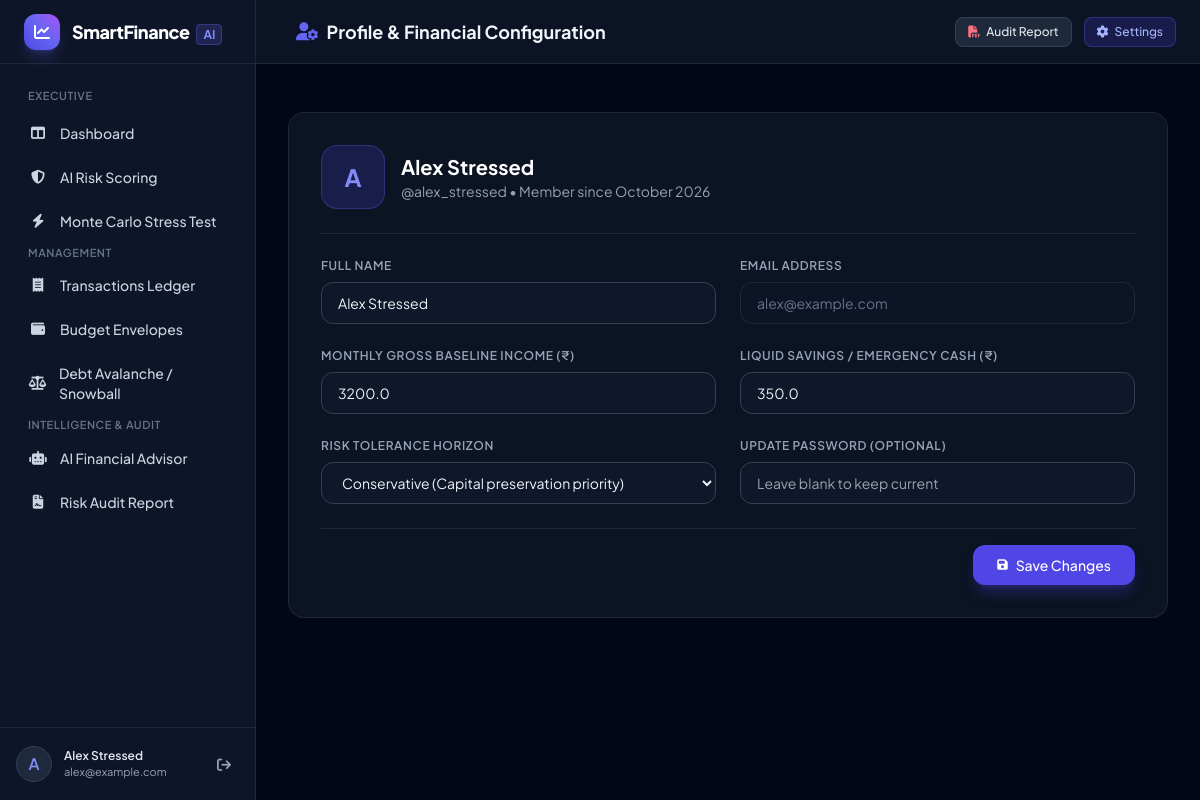
Screenshot of /profile (signed in) with the database file from the repository.
### models.py (models this page shows, shortened)
class User(db.Model):
    __tablename__ = 'users'
    id = db.Column(db.Integer, primary_key=True)
    username = db.Column(db.String(80), unique=True, nullable=False, index=True)
    email = db.Column(db.String(120), unique=True, nullable=False, index=True)
    password_hash = db.Column(db.String(255), nullable=False)
    full_name = db.Column(db.String(100), default='SmartFinance User')
    monthly_income = db.Column(db.Float, default=50000.0)
    liquid_savings = db.Column(db.Float, default=150000.0)
    risk_tolerance = db.Column(db.String(30), default='moderate')  # conservative, moderate, aggressive
    currency = db.Column(db.String(5), default='₹')
    created_at = db.Column(db.DateTime, default=datetime.utcnow)
    transactions = db.relationship('Transaction', backref='user', cascade='all, delete-orphan', lazy='dynamic')
    budgets = db.relationship('Budget', backref='user', cascade='all, delete-orphan', lazy='dynamic')
    debts = db.relationship('Debt', backref='user', cascade='all, delete-orphan', lazy='dynamic')
    risk_assessments = db.relationship('RiskAssessment', backref='user', cascade='all, delete-orphan', lazy='dynamic')
    goals = db.relationship('FinancialGoal', backref='user', cascade='all, delete-orphan', lazy='dynamic')

### routes/auth_routes.py (the view, shortened to what this page needs)
@auth_bp.route('/profile', methods=['GET', 'POST'])
@login_required
def profile():
    user = g.user
    return render_template('profile.html', user=user)

### routes/auth_routes.py (called while the page is built)
def login_required(f):
    @wraps(f)
    def decorated_function(*args, **kwargs):
        if 'user_id' not in session:
            flash('Please log in to access this page.', 'warning')
            return redirect(url_for('auth.login', next=request.url))
        return f(*args, **kwargs)
    return decorated_function

@auth_bp.before_app_request
def load_logged_in_user():
    user_id = session.get('user_id')
    if user_id is None:
        g.user = None
    else:
        g.user = User.query.get(user_id)

### templates/profile.html (shortened to what this page needs)
{% extends "base.html" %}
{% block page_title %}
<i class="fa-solid fa-user-gear text-indigo-500 mr-2"></i>
Profile & Financial Configuration
{% endblock %}
{% block content %}
<div class="max-w-4xl mx-auto space-y-8">
    <div class="glass-card p-6 md:p-8">
        <div class="flex items-center space-x-4 mb-6 pb-6 border-b border-slate-800">
            <div class="w-16 h-16 rounded-2xl bg-indigo-600/20 border border-indigo-500/30 flex items-center justify-center text-2xl font-bold text-indigo-400">
                {{ user.username[0]|upper }}
            </div>
            <div>
                <h2 class="text-xl font-bold text-white">{{ user.full_name or user.username }}</h2>
                <p class="text-sm text-slate-400">@{{ user.username }} • Member since {{ user.created_at.strftime('%B %Y') if user.created_at else 'Recent' }}</p>
            </div>
        </div>
        <form method="POST" action="{{ url_for('auth.profile') }}" class="space-y-6">
            <div class="grid grid-cols-1 md:grid-cols-2 gap-6">
                <div>
                    <label class="block text-xs font-semibold text-slate-400 uppercase tracking-wider mb-2">Full Name</label>
                    <input type="text" name="full_name" value="{{ user.full_name }}"
                           class="w-full px-4 py-2.5 bg-slate-900 border border-slate-700 rounded-xl text-slate-100 text-sm focus:ring-2 focus:ring-indigo-500 focus:outline-none">
                </div>
                <div>
                    <label class="block text-xs font-semibold text-slate-400 uppercase tracking-wider mb-2">Email Address</label>
                    <input type="email" value="{{ user.email }}" disabled
                           class="w-full px-4 py-2.5 bg-slate-900/50 border border-slate-800 rounded-xl text-slate-500 text-sm cursor-not-allowed">
                </div>
                <div>
                    <label class="block text-xs font-semibold text-slate-400 uppercase tracking-wider mb-2">Monthly Gross Baseline Income (₹)</label>
                    <input type="number" step="500" name="monthly_income" value="{{ user.monthly_income }}"
                           class="w-full px-4 py-2.5 bg-slate-900 border border-slate-700 rounded-xl text-slate-100 text-sm focus:ring-2 focus:ring-indigo-500 focus:outline-none">
                </div>
                <div>
                    <label class="block text-xs font-semibold text-slate-400 uppercase tracking-wider mb-2">Liquid Savings / Emergency Cash (₹)</label>
                    <input type="number" step="1000" name="liquid_savings" value="{{ user.liquid_savings }}"
                           class="w-full px-4 py-2.5 bg-slate-900 border border-slate-700 rounded-xl text-slate-100 text-sm focus:ring-2 focus:ring-indigo-500 focus:outline-none">
                </div>
                <div>
                    <label class="block text-xs font-semibold text-slate-400 uppercase tracking-wider mb-2">Risk Tolerance Horizon</label>
                    <select name="risk_tolerance" class="w-full px-4 py-2.5 bg-slate-900 border border-slate-700 rounded-xl text-slate-100 text-sm focus:ring-2 focus:ring-indigo-500 focus:outline-none">
                        <option value="conservative" {% if user.risk_tolerance == 'conservative' %}selected{% endif %}>Conservative (Capital preservation priority)</option>
                    </select>
                </div>
                <div>
                    <label class="block text-xs font-semibold text-slate-400 uppercase tracking-wider mb-2">Update Password (Optional)</label>
                    <input type="password" name="new_password" placeholder="Leave blank to keep current"
                           class="w-full px-4 py-2.5 bg-slate-900 border border-slate-700 rounded-xl text-slate-100 text-sm focus:ring-2 focus:ring-indigo-500 focus:outline-none">
                </div>
            </div>
            <div class="flex justify-end pt-4 border-t border-slate-800">
                <button type="submit" class="px-6 py-2.5 rounded-xl bg-indigo-600 hover:bg-indigo-500 text-white font-medium text-sm shadow-lg shadow-indigo-600/30 transition-all flex items-center space-x-2">
                    <i class="fa-solid fa-floppy-disk text-xs"></i>
                    <span>Save Changes</span>
                </button>
            </div>
        </form>
    </div>
</div>
{% endblock %}

### templates/base.html (shortened to what this page needs)
<!DOCTYPE html>
<html lang="en" class="h-full bg-slate-950 text-slate-100">
<head>
    <script src="https://cdn.tailwindcss.com"></script>
    <link rel="stylesheet" href="https://cdnjs.cloudflare.com/ajax/libs/font-awesome/6.5.1/css/all.min.css">
    <link rel="stylesheet" href="{{ url_for('static', filename='css/custom.css') }}">
</head>
<body class="h-full flex overflow-hidden bg-slate-950 text-slate-100">
    {% if g.user %}
    <aside id="sidebar" class="fixed inset-y-0 left-0 z-40 w-64 bg-slate-900/95 border-r border-slate-800 flex flex-col transition-transform duration-300 md:static md:translate-x-0 -translate-x-full no-print">
        <div class="h-16 flex items-center px-6 border-b border-slate-800 space-x-3">
            <div class="w-9 h-9 rounded-xl bg-gradient-to-tr from-indigo-600 via-indigo-500 to-purple-500 flex items-center justify-center shadow-lg shadow-indigo-500/25">
                <i class="fa-solid fa-chart-line text-white text-base"></i>
            </div>
            <div>
                <span class="font-extrabold text-lg tracking-tight text-white">SmartFinance</span>
                <span class="text-xs font-bold px-1.5 py-0.5 ml-1 rounded bg-indigo-500/20 text-indigo-400 border border-indigo-500/30">AI</span>
            </div>
        </div>
        <nav class="flex-1 px-4 py-6 space-y-1 overflow-y-auto">
            <div class="text-[11px] font-semibold text-slate-500 uppercase tracking-wider px-3 mb-2">Executive</div>
            <a href="{{ url_for('dashboard.index') }}" class="flex items-center px-3 py-2.5 rounded-lg text-sm font-medium transition-all {% if request.endpoint == 'dashboard.index' %}bg-indigo-600 text-white shadow-md shadow-indigo-600/30{% else %}text-slate-300 hover:bg-slate-800/80 hover:text-white{% endif %}">
                <i class="fa-solid fa-table-columns w-5 mr-3 text-center"></i>
                Dashboard
            </a>
            <a href="{{ url_for('risk.assessment') }}" class="flex items-center px-3 py-2.5 rounded-lg text-sm font-medium transition-all {% if request.endpoint == 'risk.assessment' %}bg-indigo-600 text-white shadow-md shadow-indigo-600/30{% else %}text-slate-300 hover:bg-slate-800/80 hover:text-white{% endif %}">
                <i class="fa-solid fa-shield-halved w-5 mr-3 text-center"></i>
                AI Risk Scoring
            </a>
            <a href="{{ url_for('risk.stress_test') }}" class="flex items-center px-3 py-2.5 rounded-lg text-sm font-medium transition-all {% if request.endpoint == 'risk.stress_test' %}bg-indigo-600 text-white shadow-md shadow-indigo-600/30{% else %}text-slate-300 hover:bg-slate-800/80 hover:text-white{% endif %}">
                <i class="fa-solid fa-bolt w-5 mr-3 text-center"></i>
                Monte Carlo Stress Test
            </a>
            <div class="text-[11px] font-semibold text-slate-500 uppercase tracking-wider px-3 mt-6 mb-2">Management</div>
            <a href="{{ url_for('transactions.index') }}" class="flex items-center px-3 py-2.5 rounded-lg text-sm font-medium transition-all {% if request.endpoint == 'transactions.index' %}bg-indigo-600 text-white shadow-md shadow-indigo-600/30{% else %}text-slate-300 hover:bg-slate-800/80 hover:text-white{% endif %}">
                <i class="fa-solid fa-receipt w-5 mr-3 text-center"></i>
                Transactions Ledger
            </a>
            <a href="{{ url_for('budgets.index') }}" class="flex items-center px-3 py-2.5 rounded-lg text-sm font-medium transition-all {% if request.endpoint == 'budgets.index' %}bg-indigo-600 text-white shadow-md shadow-indigo-600/30{% else %}text-slate-300 hover:bg-slate-800/80 hover:text-white{% endif %}">
                <i class="fa-solid fa-wallet w-5 mr-3 text-center"></i>
                Budget Envelopes
            </a>
            <a href="{{ url_for('debts.index') }}" class="flex items-center px-3 py-2.5 rounded-lg text-sm font-medium transition-all {% if request.endpoint == 'debts.index' %}bg-indigo-600 text-white shadow-md shadow-indigo-600/30{% else %}text-slate-300 hover:bg-slate-800/80 hover:text-white{% endif %}">
                <i class="fa-solid fa-scale-balanced w-5 mr-3 text-center"></i>
                Debt Avalanche / Snowball
            </a>
            <div class="text-[11px] font-semibold text-slate-500 uppercase tracking-wider px-3 mt-6 mb-2">Intelligence & Audit</div>
            <a href="{{ url_for('advisor.index') }}" class="flex items-center px-3 py-2.5 rounded-lg text-sm font-medium transition-all {% if request.endpoint == 'advisor.index' %}bg-indigo-600 text-white shadow-md shadow-indigo-600/30{% else %}text-slate-300 hover:bg-slate-800/80 hover:text-white{% endif %}">
                <i class="fa-solid fa-robot w-5 mr-3 text-center"></i>
                AI Financial Advisor
            </a>
            <a href="{{ url_for('report.index') }}" class="flex items-center px-3 py-2.5 rounded-lg text-sm font-medium transition-all {% if request.endpoint == 'report.index' %}bg-indigo-600 text-white shadow-md shadow-indigo-600/30{% else %}text-slate-300 hover:bg-slate-800/80 hover:text-white{% endif %}">
                <i class="fa-solid fa-file-contract w-5 mr-3 text-center"></i>
                Risk Audit Report
            </a>
        </nav>
        <div class="p-4 border-t border-slate-800 bg-slate-900/60">
            <div class="flex items-center justify-between">
                <a href="{{ url_for('auth.profile') }}" class="flex items-center space-x-3 overflow-hidden group">
                    <div class="w-9 h-9 rounded-full bg-slate-800 border border-slate-700 flex items-center justify-center text-indigo-400 font-semibold group-hover:border-indigo-500 transition-colors">
                        {{ g.user.username[0]|upper }}
                    </div>
                    <div class="truncate">
                        <p class="text-xs font-semibold text-slate-200 truncate group-hover:text-indigo-400 transition-colors">{{ g.user.full_name or g.user.username }}</p>
                        <p class="text-[11px] text-slate-400 truncate">{{ g.user.email }}</p>
                    </div>
                </a>
                <a href="{{ url_for('auth.logout') }}" title="Logout" class="text-slate-400 hover:text-rose-400 p-2 rounded-lg hover:bg-slate-800 transition-colors">
                    <i class="fa-solid fa-arrow-right-from-bracket text-sm"></i>
                </a>
            </div>
        </div>
    </aside>
    {% endif %}
    <div class="flex-1 flex flex-col h-full overflow-hidden">
        <header class="h-16 bg-slate-900/80 backdrop-blur-md border-b border-slate-800 px-6 flex items-center justify-between no-print z-10">
            <div class="flex items-center space-x-4">
                <h1 class="text-lg font-bold text-slate-100 flex items-center space-x-2">
                    {% block page_title %}{% endblock %}
                </h1>
            </div>
            <div class="flex items-center space-x-3">
                {% if g.user %}
                <a href="{{ url_for('report.index') }}" class="hidden sm:inline-flex items-center px-3 py-1.5 text-xs font-medium rounded-lg bg-slate-800 hover:bg-slate-700 text-slate-200 border border-slate-700 transition-colors">
                    <i class="fa-solid fa-file-pdf mr-1.5 text-rose-400"></i>
                    Audit Report
                </a>
                <a href="{{ url_for('auth.profile') }}" class="inline-flex items-center px-3 py-1.5 text-xs font-medium rounded-lg bg-indigo-600/20 hover:bg-indigo-600/30 text-indigo-300 border border-indigo-500/30 transition-colors">
                    <i class="fa-solid fa-gear mr-1.5"></i>
                    Settings
                </a>
                {% endif %}
            </div>
        </header>
        <div class="px-6 pt-4 space-y-2 no-print">
        </div>
        <main class="flex-1 overflow-y-auto p-6 md:p-8">
            {% block content %}{% endblock %}
        </main>
    </div>
</body>
</html>

### static/css/custom.css (style rules this page uses)
:root { --primary: #4f46e5; --primary-hover: #4338ca; --success: #10b981; --warning: #f59e0b; --danger: #ef4444; }
body { font-family: 'Plus Jakarta Sans', -apple-system, BlinkMacSystemFont, "Segoe UI", Roboto, sans-serif; background-color: #0b0f19; color: #f3f4f6; }
.glass-card { background: rgba(17, 24, 39, 0.75); backdrop-filter: blur(12px); -webkit-backdrop-filter: blur(12px); border: 1px solid rgba(255, 255, 255, 0.08); border-radius: 1rem; transition: all 0.2s ease-in-out; }

### rows the page displays
User: user "A", user "Alex Stressed", user.email "alex@example.com", username "A", full_name "Alex Stressed", username "alex_stressed", created_at "October 2026", email "alex@example.com", monthly_income "3200.0", liquid_savings "350.0", risk_tolerance "Conservative (Capital preservation priority)"
